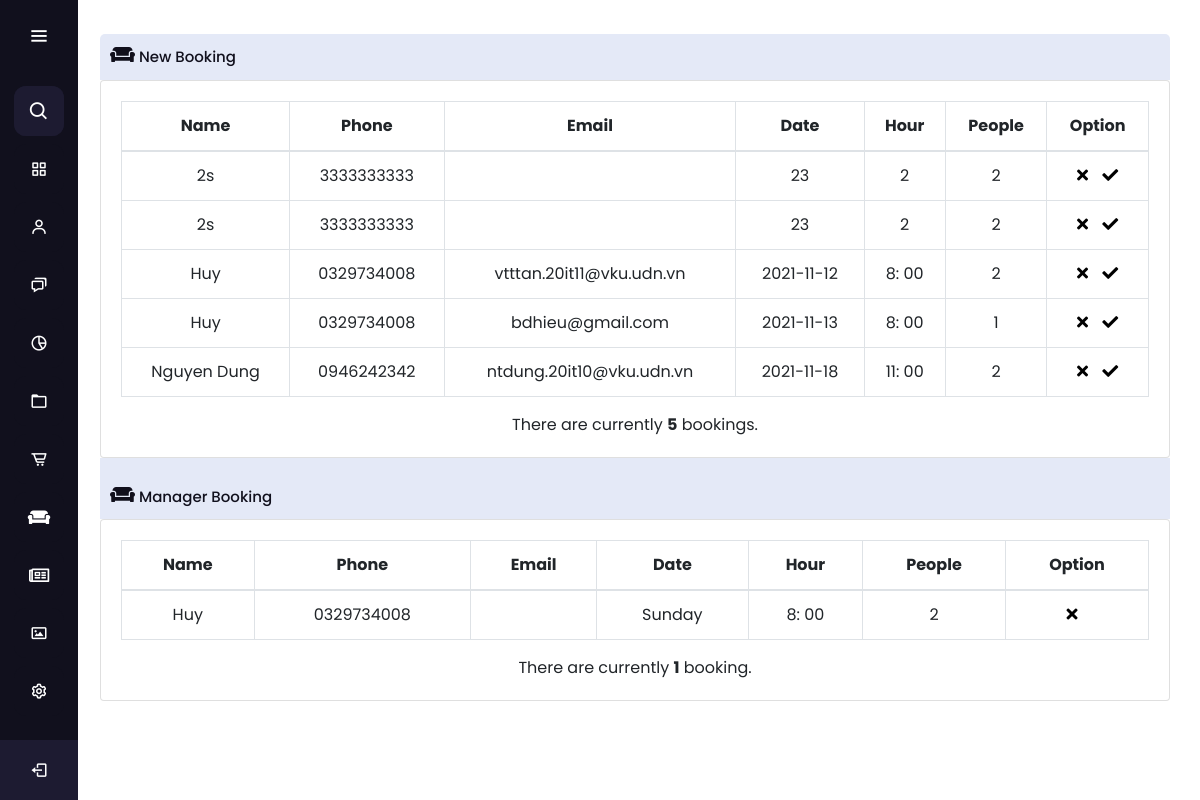
The app's page /admin/booking.php (signed in) with its own data.
### tables this page shows
CREATE TABLE `tbl_reservations` (
  `Id` int(11) NOT NULL,
  `reservationName` varchar(50) NOT NULL,
  `reservationDate` varchar(50) NOT NULL,
  `reservationHour` varchar(10) NOT NULL,
  `reservationPhone` varchar(10) NOT NULL,
  `reservationEmail` varchar(50) NOT NULL,
  `reservationPeople` int(11) NOT NULL,
  `userId` int(11) NOT NULL,
  `check_seen` int(11) NOT NULL
);

### admin/libs/session.php (called while the page is built, shortened)
<?php
class Session
{
  static function get($key)
  {
    if (isset($_SESSION[$key])) {
      return $_SESSION[$key];
    }
    return null;
  }
}

### admin/libs/db_query/builder.php (called while the page is built, shortened)
<?php
class Builder
{
  private string $table;
  private array $columns = ["*"];
  private array $conditions = [];
  public function __construct($table, $as = null)
  {
    $this->table = $table;
  }
  public function get($columns = ["*"])
  {
    $this->columns = $columns;
    return $this->execSelect();
  }
  public function count()
  {
    $this->columns = ["COUNT(*) AS count"];
    return $this->execSelectSingle()["count"];
  }
  private function buildSelect()
  {
    $columns = implode(", ", $this->columns);
    $sql = "SELECT $columns  FROM $this->table";
    if (!empty($this->conditions)) {
      $conditions = $this->buildConditions();
      $sql = $sql . " WHERE " . $conditions;
    }
    $this->sql = $sql;
  }
  private function buildConditions()
  {
    return implode(" ", $this->conditions);
  }
}

### admin/libs/db_query/execution.php (called while the page is built, shortened)
<?php
trait Execution {
  public function execSelect() {
    $conn = Connection::connect();
    $stmt = $conn->query($this->sql);
    return $stmt->fetchAll(\PDO::FETCH_ASSOC);
  }
  public function execSelectSingle() {
    $conn = Connection::connect();
    $stmt = $conn->query($this->sql);
    return $stmt->fetch(\PDO::FETCH_ASSOC);
  }
}

### admin/booking.php (the view, shortened to what this page needs)
<?php
$tbl_reservation =  DB::table('tbl_reservations')->where('check_seen',0)->get();
$tbl_reservations = DB::table('tbl_reservations')->where('check_seen',1)->get();
?>
<!DOCTYPE html>
<html lang="en" dir="ltr">
<head>
  <?php require 'modules/head.php' ?>
</head>
<body>
  <?= include 'modules/sidebar.php' ?>
  <section class="home-section">
    <div class="text"><span><i class="fas fa-couch"></i> New Booking</span></div>
    <div class="block">
      <div class="card mb-3">
        <div class="card-body">
          <div class="table-responsive">
            <table class="table table-bordered" id="dataTable" width="100%" cellspacing="0">
              <thead>
                <tr>
                  <th>Name</th>
                  <th>Phone</th>
                  <th>Email</th>
                  <th>Date</th>
                  <th>Hour</th>
                  <th>People</th>
                  <th>Option</th>
                </tr>
              </thead>
              <tbody>
                <?php foreach ($tbl_reservation as $row) { ?>
                  <tr>
                    <td><?= $row['reservationName'] ?></td>
                    <td><?= $row['reservationPhone'] ?></td>
                    <td><?= $row['reservationEmail'] ?></td>
                    <td><?= $row['reservationDate'] ?></td>
                    <td><?= $row['reservationHour'] ?></td>
                    <td><?= $row['reservationPeople'] ?></td>
                    <td>
                      <form method="post">
                        <button style="background-color: #fff; border: none; padding-right: 10px;" type="submit" name="delete"><i class="fas fa-times"></i></button>
                        <button style="background-color: #fff; border: none;" type="submit" name="accept"><i class="fas fa-check"></i></button>
                      </form>
                    </td>
                  </tr>
                <?php } ?>
              </tbody>
            </table>
            There are currently <b><?= DB::table('tbl_reservations')->where('check_seen',0)->count() ?></b> bookings.
          </div>
        </div>
      </div>
    </div>
    <div class="text"><span><i class="fas fa-couch"></i> Manager Booking</span></div>
    <div class="block">
      <div class="card mb-3">
        <div class="card-body">
          <div class="table-responsive">
            <table class="table table-bordered" id="dataTable" width="100%" cellspacing="0">
              <thead>
                <tr>
                  <th>Name</th>
                  <th>Phone</th>
                  <th>Email</th>
                  <th>Date</th>
                  <th>Hour</th>
                  <th>People</th>
                  <th>Option</th>
                </tr>
              </thead>
              <tbody>
                <?php foreach ($tbl_reservations as $row) { ?>
                  <tr>
                    <td><?= $row['reservationName'] ?></td>
                    <td><?= $row['reservationPhone'] ?></td>
                    <td><?= $row['reservationEmail'] ?></td>
                    <td><?= $row['reservationDate'] ?></td>
                    <td><?= $row['reservationHour'] ?></td>
                    <td><?= $row['reservationPeople'] ?></td>
                    <td>
                      <form method="post">
                        <button style="background-color: #fff; border: none; padding-right: 10px;" type="submit" name="delete"><i class="fas fa-times"></i></button>
                      </form>
                    </td>
                  </tr>
                <?php } ?>
              </tbody>
            </table>
            There are currently <b><?= DB::table('tbl_reservations')->where('check_seen',1)->count() ?></b> booking.
          </div>
        </div>
      </div>
    </div>
  </section>
</body>
</html>

### admin/css/admin.css (style rules this page uses)
* { margin: 0; padding: 0; box-sizing: border-box; font-family: "Poppins", sans-serif; }
.home-section { position: relative; background: #E4E9F7; min-height: 30px; top: 10px; left: 100px; right: 200px; width: calc(100% - 130px); border-radius: 5px; margin-bottom: 20px; transition: all 0.5s ease; }
.home-section .text { display: inline-block; color: #11101d; font-size: 17px; font-weight: 500; margin: 10px; cursor: pointer; }
.text span { font-size: 15px; }
.text i { font-size: 20px; }
.block { display: block; background-color: white; text-align: center; }
table, th, td { border: 1px solid black; border-collapse: collapse; text-align: center; }

### records on screen
tbl_reservations: reservationName "2s", reservationPhone "3333333333", reservationDate "23", reservationHour "2", reservationPeople "2"
tbl_reservations: reservationName "2s", reservationPhone "3333333333", reservationDate "23", reservationHour "2", reservationPeople "2"
tbl_reservations: reservationName "Huy", reservationPhone "0329734008", reservationEmail "vtttan.20it11@vku.udn.vn", reservationDate "2021-11-12", reservationHour "8: 00", reservationPeople "2"
tbl_reservations: reservationName "Huy", reservationPhone "0329734008", reservationEmail "bdhieu@gmail.com", reservationDate "2021-11-13", reservationHour "8: 00", reservationPeople "1"
tbl_reservations: reservationName "Nguyen Dung", reservationPhone "0946242342", reservationEmail "ntdung.20it10@vku.udn.vn", reservationDate "2021-11-18", reservationHour "11: 00", reservationPeople "2"
tbl_reservations: reservationName "Huy", reservationPhone "0329734008", reservationDate "Sunday", reservationHour "8: 00", reservationPeople "2"

### other values on screen
DB::table('tbl_reservations')->where('check_seen',0)->count() "5"
DB::table('tbl_reservations')->where('check_seen',1)->count() "1"
